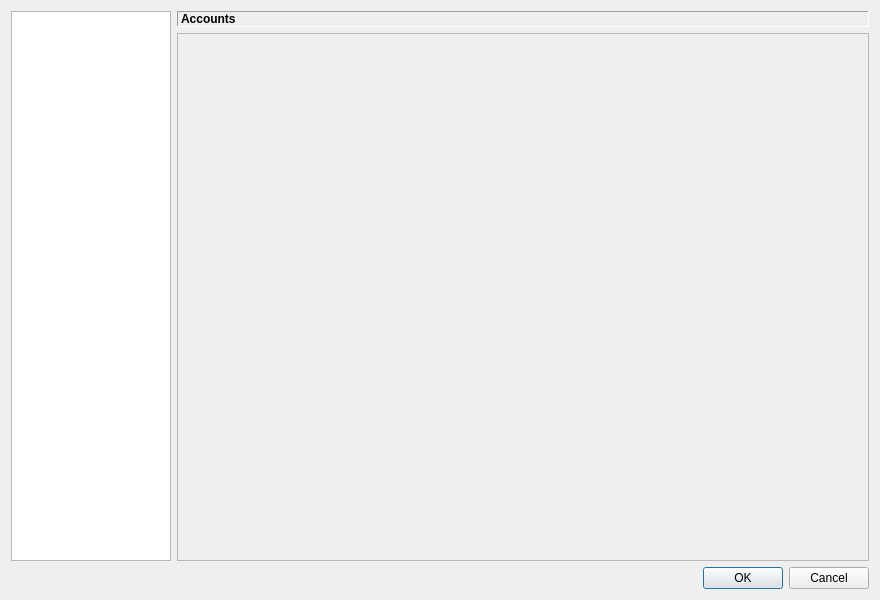
<?xml version="1.0" encoding="UTF-8"?>
<ui version="4.0">
 <class>SettingsDialog</class>
 <widget class="QDialog" name="SettingsDialog">
  <property name="geometry">
   <rect>
    <x>0</x>
    <y>0</y>
    <width>880</width>
    <height>600</height>
   </rect>
  </property>
  <property name="windowTitle">
   <string>Settings</string>
  </property>
  <layout class="QVBoxLayout" name="verticalLayout">
   <item>
    <layout class="QHBoxLayout" name="horizontalLayout">
     <item>
      <widget class="QTreeWidget" name="treeWidget">
       <property name="sizePolicy">
        <sizepolicy hsizetype="Fixed" vsizetype="Expanding">
         <horstretch>0</horstretch>
         <verstretch>0</verstretch>
        </sizepolicy>
       </property>
       <property name="maximumSize">
        <size>
         <width>160</width>
         <height>16777215</height>
        </size>
       </property>
       <property name="rootIsDecorated">
        <bool>false</bool>
       </property>
       <property name="uniformRowHeights">
        <bool>true</bool>
       </property>
       <property name="itemsExpandable">
        <bool>false</bool>
       </property>
       <attribute name="headerVisible">
        <bool>false</bool>
       </attribute>
       <column>
        <property name="text">
         <string>Section</string>
        </property>
       </column>
      </widget>
     </item>
     <item>
      <layout class="QVBoxLayout" name="verticalLayout_2">
       <item>
        <widget class="QLabel" name="titleLabel">
         <property name="font">
          <font>
           <bold>true</bold>
          </font>
         </property>
         <property name="frameShape">
          <enum>QFrame::Panel</enum>
         </property>
         <property name="frameShadow">
          <enum>QFrame::Sunken</enum>
         </property>
         <property name="text">
          <string>Accounts</string>
         </property>
         <property name="margin">
          <number>4</number>
         </property>
        </widget>
       </item>
       <item>
        <widget class="QStackedWidget" name="stackedWidget">
         <property name="frameShape">
          <enum>QFrame::StyledPanel</enum>
         </property>
         <property name="frameShadow">
          <enum>QFrame::Plain</enum>
         </property>
         <property name="currentIndex">
          <number>0</number>
         </property>
        <widget class="QWidget" name="accountsPage">
         <property name="accessibleName">
          <string>Accounts</string>
         </property>
        </widget>
        </widget>
       </item>
      </layout>
     </item>
    </layout>
   </item>
   <item>
    <widget class="QDialogButtonBox" name="buttonBox">
     <property name="orientation">
      <enum>Qt::Horizontal</enum>
     </property>
     <property name="standardButtons">
      <set>QDialogButtonBox::Cancel|QDialogButtonBox::Ok</set>
     </property>
    </widget>
   </item>
  </layout>
 </widget>
 <resources/>
 <connections>
  <connection>
   <sender>buttonBox</sender>
   <signal>accepted()</signal>
   <receiver>SettingsDialog</receiver>
   <slot>accept()</slot>
   <hints>
    <hint type="sourcelabel">
     <x>248</x>
     <y>254</y>
    </hint>
    <hint type="destinationlabel">
     <x>157</x>
     <y>274</y>
    </hint>
   </hints>
  </connection>
  <connection>
   <sender>buttonBox</sender>
   <signal>rejected()</signal>
   <receiver>SettingsDialog</receiver>
   <slot>reject()</slot>
   <hints>
    <hint type="sourcelabel">
     <x>316</x>
     <y>260</y>
    </hint>
    <hint type="destinationlabel">
     <x>286</x>
     <y>274</y>
    </hint>
   </hints>
  </connection>
 </connections>
</ui>
